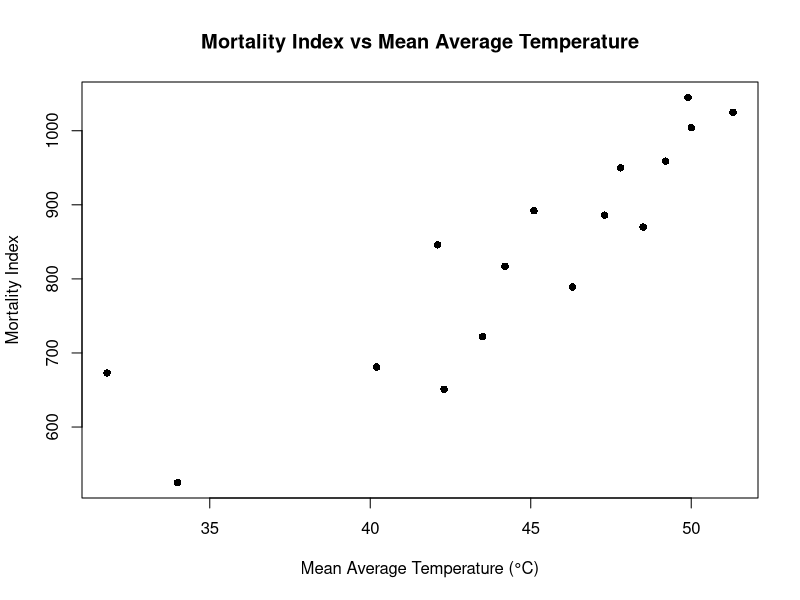
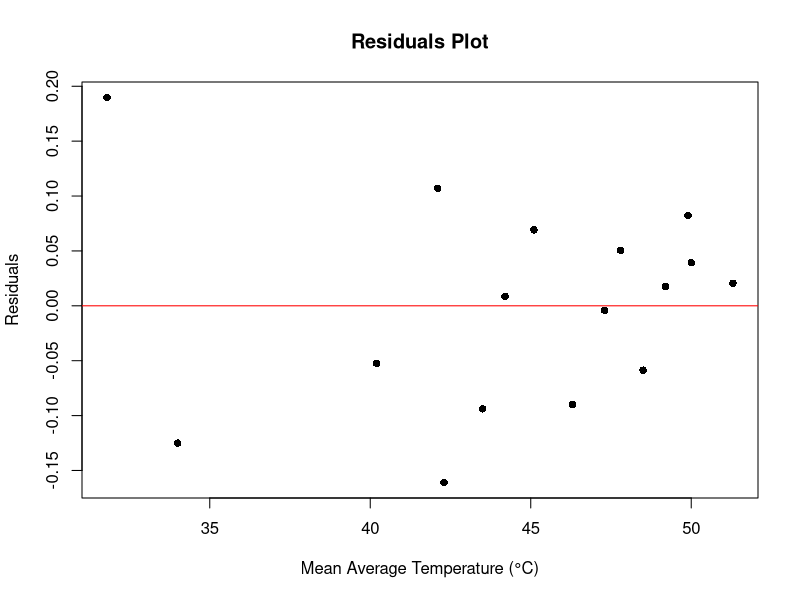
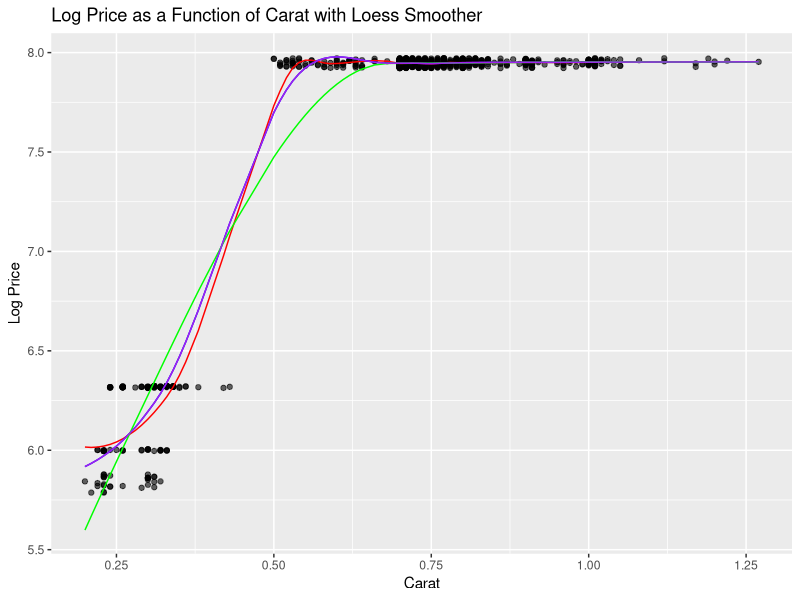
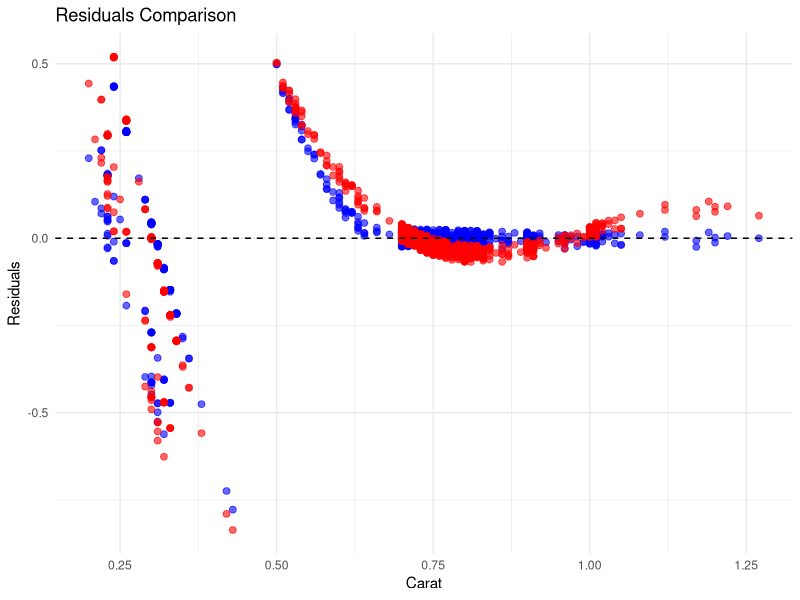

The R source for these figures, in order:
library(ggplot2)

#Qs1
latitude <- c(50, 51, 52, 53, 54, 55, 56, 57, 58, 59, 60, 61, 62, 63, 69, 70)
mortality_index <- c(1025, 1045, 1004, 959, 870, 950, 886, 892, 789, 846, 817, 722, 651, 681, 673, 525)
temperature <- c(51.3, 49.9, 50, 49.2, 48.5, 47.8, 47.3, 45.1, 46.3, 42.1, 44.2, 43.5, 42.3, 40.2, 31.8, 34)

df <- data.frame(latitude, mortality_index, temperature)

plot(df$temperature, df$mortality_index, main="Mortality Index vs Mean Average Temperature", 
     xlab="Mean Average Temperature (°C)", ylab="Mortality Index", pch=16)

model <- lm(log(mortality_index) ~ temperature, data=df)

plot(df$temperature, residuals(model), main="Residuals Plot", 
     xlab="Mean Average Temperature (°C)", ylab="Residuals", pch=16)
abline(h=0, col="red")

summary(model)

#Qs2
subset_diamonds <- diamonds[1:1000, ]

loess_model_1 <- loess(log(price) ~ carat, data = subset_diamonds, span = 0.2)
loess_model_2 <- loess(log(price) ~ carat, data = subset_diamonds, span = 0.5)
loess_model_3 <- loess(log(price) ~ carat, data = subset_diamonds, span = 0.8)
loess_model_4 <- loess(log(price) ~ carat, data = subset_diamonds, span = 0.5, degree = 2)

subset_diamonds$fit_1 <- predict(loess_model_1)
subset_diamonds$fit_2 <- predict(loess_model_2)
subset_diamonds$fit_3 <- predict(loess_model_3)
subset_diamonds$fit_4 <- predict(loess_model_4)

ggplot(subset_diamonds, aes(x = carat, y = log(price))) +
  geom_point(alpha = 0.6) +
  geom_line(aes(y = fit_1), color = "red") +
  geom_line(aes(y = fit_2), color = "blue") +
  geom_line(aes(y = fit_3), color = "green") +
  geom_line(aes(y = fit_4), color = "purple") +
  labs(title = "Log Price as a Function of Carat with Loess Smoother",
       x = "Carat",
       y = "Log Price")

#Qs3
loess_model <- loess(log(price) ~ carat, data = subset_diamonds)
poly_step_model <- lm(log(price) ~ poly(carat, 3) + as.numeric(carat > 2), data = subset_diamonds)

subset_diamonds$loess_residuals <- residuals(loess_model)
subset_diamonds$poly_step_residuals <- residuals(poly_step_model)

ggplot(subset_diamonds, aes(x = carat)) +
  geom_point(aes(y = loess_residuals), color = "blue", alpha = 0.6, size = 2) +
  geom_point(aes(y = poly_step_residuals), color = "red", alpha = 0.6, size = 2) +
  labs(title = "Residuals Comparison",
       x = "Carat",
       y = "Residuals") +
  geom_hline(yintercept = 0, linetype = "dashed") +
  theme_minimal()